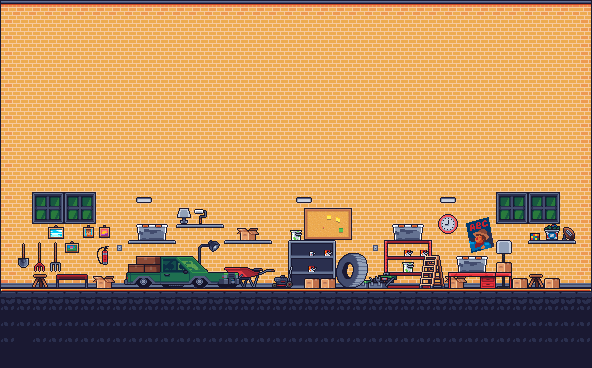

A level layout from a 2D game, rendered from its tile map. Below: a short description, then the map file with tile-grid data replaced by summaries:
An orthogonal 37x23 tile map with 16x16 px tiles, 6 tile layers (Ground, Tile Layer 1, Tile Layer 5, Tile Layer 4, ...), 8 tilesets.

<map version="1.10" tiledversion="1.10.2" orientation="orthogonal" renderorder="right-down" width="37" height="23" tilewidth="16" tileheight="16" infinite="0" nextlayerid="7" nextobjectid="1">
 <editorsettings>
  <export target="garageMap.json" format="json" />
 </editorsettings>
 <tileset firstgid="1" source="Bathroom.tsx" />
 <tileset firstgid="210" source="mp_cs_tilemap_all.tsx" />
 <tileset firstgid="2258" source="Background.tsx" />
 <tileset firstgid="2838" source="Garage.tsx" />
 <tileset firstgid="3018" source="Chill Room.tsx" />
 <tileset firstgid="3222" source="Kitchen Room.tsx" />
 <tileset firstgid="3431" source="Work Room.tsx" />
 <tileset firstgid="3563" source="Play Room.tsx" />
 <layer id="6" name="Ground" width="37" height="23">
  <data>[851 cells, 260 non-empty, 3 distinct tile ids]</data>
 </layer>
 <layer id="1" name="Tile Layer 1" width="37" height="23">
  <data>[851 cells, 650 non-empty, 8 distinct tile ids]</data>
 </layer>
 <layer id="5" name="Tile Layer 5" width="37" height="23">
  <data>[851 cells, 24 non-empty, 7 distinct tile ids]</data>
 </layer>
 <layer id="4" name="Tile Layer 4" width="37" height="23">
  <data>[851 cells, 26 non-empty, 26 distinct tile ids]</data>
 </layer>
 <layer id="2" name="Tile Layer 2" width="37" height="23">
  <data>[851 cells, 120 non-empty, 71 distinct tile ids]</data>
 </layer>
 <layer id="3" name="Tile Layer 3" width="37" height="23">
  <data>[851 cells, 49 non-empty, 41 distinct tile ids]</data>
 </layer>
</map>
